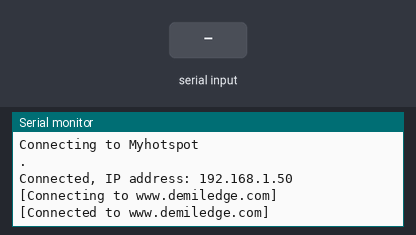
This sketch was run on a simulated ESP8266 (NodeMCU). Shown: the last lines printed to the serial monitor. The inputs (shaded band) are chosen by the test bench. WiFi joins after 1.5 s; servers stay silent unless stated.

Above: at 6.4 s.
6.5 s: "$\n" received over Serial
At 8.9 s:
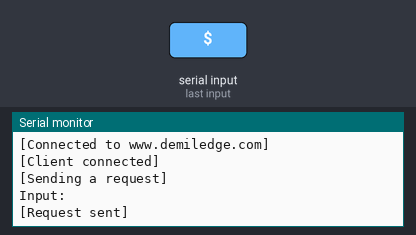
9.2 s: "1\n" received over Serial
At 11.5 s:
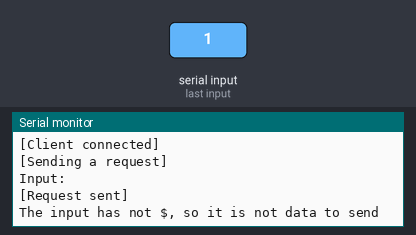

Measured:
- after the input at 6.5 s, the serial monitor: prints a new line after 1.0 s (image 1)
- after the input at 9.2 s, the serial monitor: prints a new line after 1.0 s (image 2)

The sketch:

esp8266.ino
```cpp
/*program load pins
 * ESP:
 * TX       GND
 * CH_PD    GPIO2
 * RST      GPIO0
 * VCC      RX
 *    ESP   |   USB
-----------------
TX       |   RX
RX       |   TX
GND      |   GND
VCC      |   VCC
CH       |   VCC
GPIO0    |   GND

NOTE: Once you have wired as described above, set RST -> GND,
      then move RST -> VCC (these two steps reset the module).
      Repeat it a couple of times and leave RST -> VCC
NOTE: to enter run prgram mode, simply unplug RST and GPIO0
NOTE: tx pin of esp send data from esp to out. the out device is on pin rx
 */
#include <ESP8266WiFi.h>
String ssid="Myhotspot";
String psw="pasadina";
const char* host="www.demiledge.com";
int serverPort=80;
String page="assignment/main.php";

//stores the connection with the server. Call it to send request
WiFiClient myclient;

void setup()
{
  Serial.begin(9600);

  WiFi.begin(ssid, psw);

  Serial.println();
  Serial.print("Connecting to ");
  Serial.println(ssid);
  while (WiFi.status() != WL_CONNECTED)
  {
    delay(5000);
    Serial.print(".");
  }
  Serial.println();
  Serial.print("Connected, IP address: ");
  Serial.println(WiFi.localIP());

  connectToServer();
}

void loop()
{
  if (Serial.available()) {
    String receivedInput=String(Serial.readString());
    if(receivedInput[0]=='$') {
      receivedInput.remove(0,1);
      while (!myclient.connected()) {
        Serial.println("[Client connection failed!]");
        connectToServer();
        delay(50);
      }

      Serial.println("[Client connected]");
      Serial.println("[Sending a request]");

      Serial.print("Input:");
      Serial.println(receivedInput);

      sendPostRequest(receivedInput);
      Serial.println("[Request sent]");
    } else {
      Serial.println("The input has not $, so it is not data to send");
    }
  }

  //Display responses if any available
  //checkResponses();
}

void sendPostRequest(String data) {
  myclient.print("POST /"+ String(page)+" HTTP/1.1\r\n" +
             "Host: " + host + "\r\n" +
             "Content-Length: " + data.length() + "\r\n"+
             "Content-Type: application/x-www-form-urlencoded\r\n" +
             "\r\n" +
             data
            );
}

void sendGetRequest() {
  myclient.print("GET /"+ String(page) + " HTTP/1.1\r\n" +
               "Host: " + host + "\r\n" +
               "Connection: close\r\n" +
               "\r\n");
}

void connectToServer() {
  Serial.printf("\n[Connecting to %s]", host);
  while (!myclient.connect(host, 80)) {
    Serial.print(".");
    delay(100);
  }
  Serial.printf("\n[Connected to %s]", host);
  Serial.println("");
}

void checkResponses() {
  if (myclient.available()) {
    Serial.println("[Client response:]");
    String line = myclient.readStringUntil('\n');
    Serial.println(line);
  }
}
```
